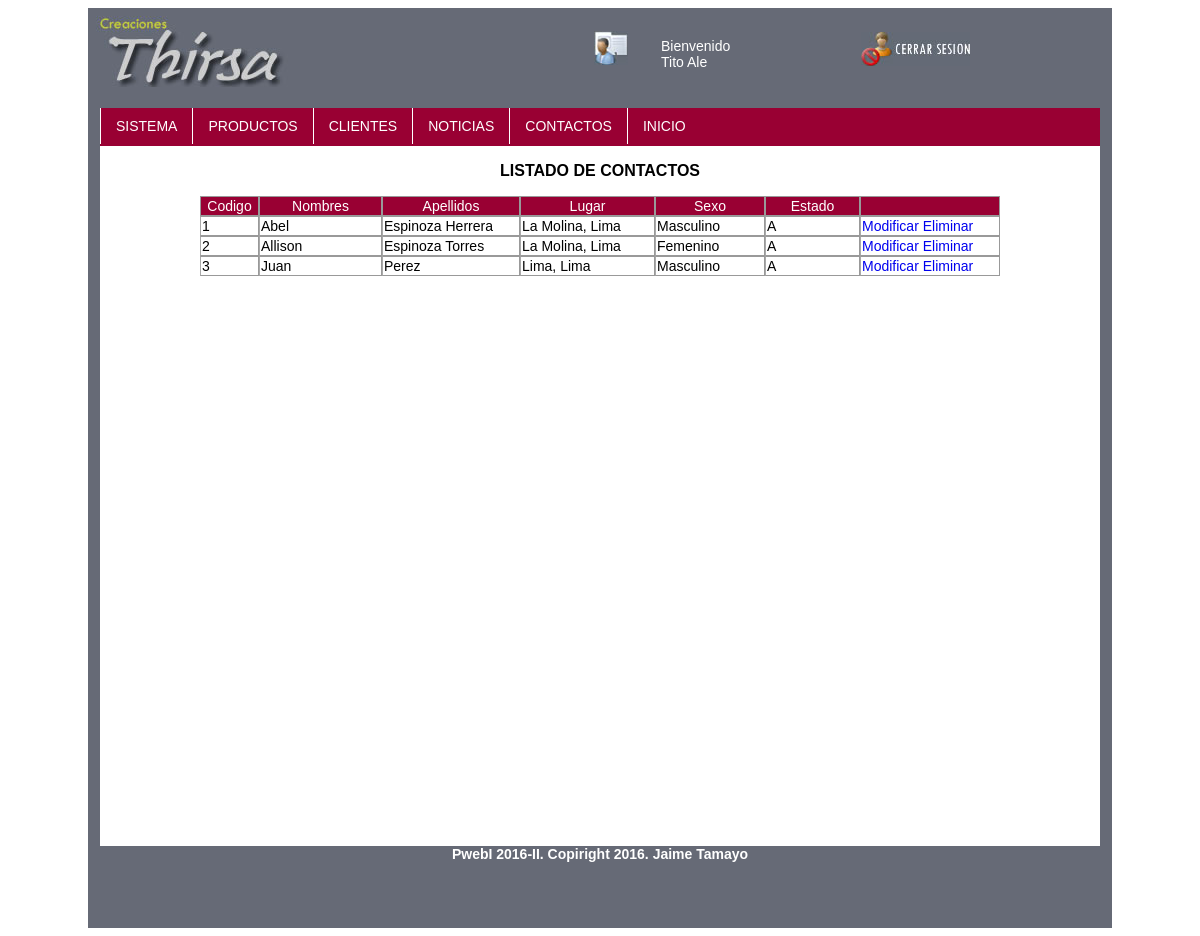
The page /admin/contactos/listar_contactos.php (signed in) on the database its author committed.
### tables this page shows
CREATE TABLE IF NOT EXISTS `contactenos` (
  `codcontactos` int(11) NOT NULL AUTO_INCREMENT,
  `nombres` varchar(35) DEFAULT NULL,
  `apellidos` varchar(35) DEFAULT NULL,
  `direccion` varchar(50) DEFAULT NULL,
  `distrito` varchar(50) DEFAULT NULL,
  `departamento` varchar(50) DEFAULT NULL,
  `telefono` varchar(12) DEFAULT NULL,
  `email` varchar(35) DEFAULT NULL,
  `sexo` varchar(30) DEFAULT NULL,
  `edad` int(11) DEFAULT NULL,
  `comentario` text,
  `estado` char(1) DEFAULT NULL,
  PRIMARY KEY (`codcontactos`)
);

### admin/contactos/listar_contactos.php (the view, shortened to what this page needs)
<!doctype html>
<html>
<head>
<link href="../../css/default.css" rel="stylesheet">
</head>
<body>
<div id="contenedor">
    <header>
        <div id="logo">
        <img src="../../img/tienda/logo.jpg">
        </div>
        <div id="usuario">
        	<div id="txtUser">Bienvenido <br> <?php echo $_SESSION['usuario']['nom']. ' '. $_SESSION['usuario']['ape'];?></div>
        </div>
        <a href="../seguridad/salir.php">
        <div id="cerrar">
        <img src="../../img/tienda/cerrarsesion.jpg" alt="Cerrar Sesion" title="Cerrar Sesion">
        </div>
        </a>
    </header>
    <nav>
    	<ul class="menu">
        	<li><a href=""../admin/index.php">Sistema</a></li>
            <li><a href="">Productos</a>
            </li>
            <li><a href="">Clientes</a>
            </li>
            <li><a href="">Noticias</a>
            </li>
            <li><a href="">Contactos</a>
            </li>
            <li><a href="../index.php">Inicio</a></li>
        </ul>
    </nav>
    <section>
     <p class="titulo">Listado de Contactos</p>
    <table width="800" border="0" align="center" cellpadding="1" cellspacing="0">
    <tr class="titulo_tabla">
    	<td width="55" class="estilo8">Codigo</td>
        <td width="119" class="estilo8">Nombres</td>
        <td width="134" class="estilo8">Apellidos</td>
        <td width="131" class="estilo8">Lugar</td>
        <td width="106" class="estilo8">Sexo</td>
        <td width="91" class="estilo8">Estado</td>
        <td></td>
    </tr>
   <?php
	   $instruccion = "select * from contactenos";
	   $rs = mysql_query($instruccion) or die("Fallo la consulta");
	   while($campo = MySQL_fetch_array($rs)){
   	?>
   	<tr>
   		<td class="estilo7"><?php echo $campo["codcontactos"]; ?></td>
        <td class="estilo7"><?php echo $campo["nombres"]; ?></td>
        <td class="estilo7"><?php echo $campo["apellidos"]; ?></td>
        <td class="estilo7"><?php echo $campo['distrito']. ', '.$campo["departamento"]; ?></td>
        <td class="estilo7"><?php echo $campo["sexo"]; ?></td>
        <td class="estilo7"><?php echo $campo["estado"]; ?></td>
        <td class="estilo7">
            <a href="modificar_contacto.php?cod=<?php echo $campo['codcontactos'];?>">Modificar</a>
            <a href="eliminar_contacto.php?cod=<?php echo $campo['codcontactos'];?>">Eliminar</a>
        </td>
   	</tr>
   	<?php
	   }
   	?>
	</table>
    </section>
    <footer>
    <span><strong>PwebI 2016-II. Copiright 2016. Jaime Tamayo</span>
    </footer>
</div>
</body>
</html>

### css/default.css (style rules this page uses)
body { font-family:Verdana, Geneva, sans-serif; font-size:14px; }
#contenedor { width:1024px; height:920px; margin:0 auto; background-color:#666a76; }
header { width:1024px; height:100px; background-color:#666a76; }
#logo { float:left; height:80px; width:273px; }
#usuario { background-image:url(../img/tienda/usuario.jpg); background-position:center; background-repeat:no-repeat; float:left; height:80px; width:500px; }
#txtUser { width:150px; margin-left:300px; margin-top:30px; color:#fff; }
#cerrar { float:right; height:80px; width:251px; }
#cerrar img { margin-top:24px; }
nav { background-color:#903; width:1000px; height:38px; float:left; margin:0 12px; }
nav * { text-decoration:none; text-transform:uppercase; list-style:none; margin:0; padding:0; }
nav .menu > li { float:left; }
nav .menu li a { background:transparent; color:#fff; display:block; border-left:1px solid; padding:10px 15px; }
section { width:1000px; margin:0 12px; height:700px; float:left; background-color:#fff; }
section .titulo { text-transform:uppercase; font-size:16px; font-weight:bold; text-align:center; }
section p { font-size:12px; }
.titulo_tabla { background-color:#903; color:#fff; text-align:center; }
.estilo7 { border-left: 1px solid #aaa; }
section a { text-decoration:none; }
section td { border:1px #999999 solid; }
footer { float:left; width:1024px; height:80px; background-color:#666a76; text-align:center; color:#fff; }

### rows shown on the page
contactenos: codcontactos "1", nombres "Abel", apellidos "Espinoza Herrera", distrito "La Molina", departamento "Lima", sexo "Masculino", estado "A"
contactenos: codcontactos "2", nombres "Allison", apellidos "Espinoza Torres", distrito "La Molina", departamento "Lima", sexo "Femenino", estado "A"
contactenos: codcontactos "3", nombres "Juan", apellidos "Perez", distrito "Lima", departamento "Lima", sexo "Masculino", estado "A"

### other values the page prints
$_SESSION['usuario']['nom'] "Tito"
$_SESSION['usuario']['ape'] "Ale"
